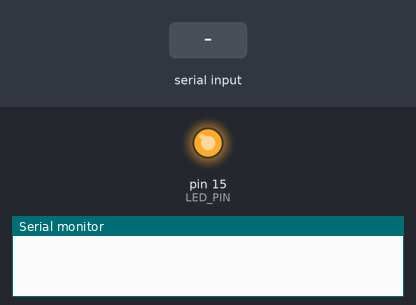
A sketch run on a simulated Arduino Uno, built with avr-gcc and run on an emulated ATmega328P. Shown: output pins drawn as LEDs (lit = HIGH), the last lines printed to the serial monitor. The inputs (shaded band) are chosen by the test bench.

Above: at 1.2 s.
1.3 s: "0" received over Serial
At 2.5 s:
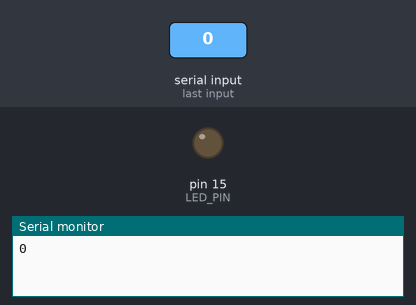
2.8 s: "1" received over Serial
At 3.7 s:
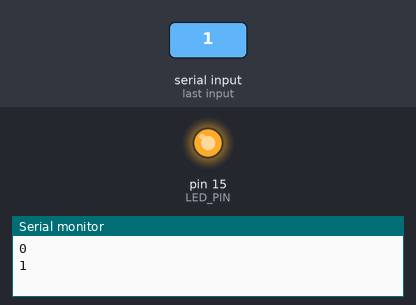
Timing chart, 0 to 5.8 s (numbered marks = the images above; inputs shaded):
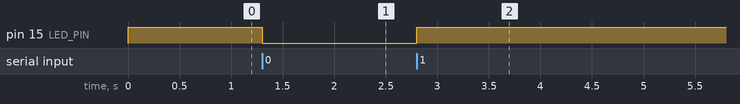

Measured:
- after the input at 1.3 s, pin 15 (LED_PIN): HIGH → LOW at once
- after the input at 2.8 s, pin 15 (LED_PIN): LOW → HIGH at once

The sketch:

nodered_button.ino
```cpp
#define LED_PIN 15

void setup() {
  pinMode(LED_PIN, OUTPUT);
  Serial.begin(115200);
  digitalWrite(LED_PIN, HIGH);
}

void loop() {
  if(Serial.available())
  {
    char payload = Serial.read();
    if(payload == '1'){
      digitalWrite(LED_PIN, HIGH);
      Serial.println(1);
    }
    else if(payload == '0'){
      digitalWrite(LED_PIN, LOW);
      Serial.println(0);
    }
  }
  delay(100);
}
```
